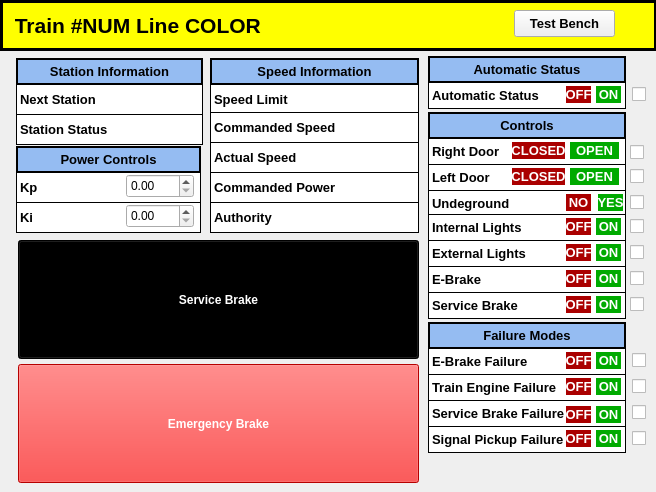
<?xml version="1.0" encoding="UTF-8"?>
<ui version="4.0">
 <class>MainWindow</class>
 <widget class="QMainWindow" name="MainWindow">
  <property name="geometry">
   <rect>
    <x>0</x>
    <y>0</y>
    <width>656</width>
    <height>492</height>
   </rect>
  </property>
  <property name="windowTitle">
   <string>MainWindow</string>
  </property>
  <widget class="QWidget" name="centralwidget">
   <widget class="QLabel" name="title_label">
    <property name="geometry">
     <rect>
      <x>0</x>
      <y>0</y>
      <width>657</width>
      <height>51</height>
     </rect>
    </property>
    <property name="font">
     <font>
      <pointsize>16</pointsize>
      <weight>75</weight>
      <bold>true</bold>
     </font>
    </property>
    <property name="autoFillBackground">
     <bool>false</bool>
    </property>
    <property name="styleSheet">
     <string notr="true">background-color: rgb(255, 255, 0);
border: 3px solid black;</string>
    </property>
    <property name="text">
     <string> Train #NUM Line COLOR</string>
    </property>
   </widget>
   <widget class="QPushButton" name="test_bench_btn">
    <property name="geometry">
     <rect>
      <x>514</x>
      <y>10</y>
      <width>101</width>
      <height>27</height>
     </rect>
    </property>
    <property name="font">
     <font>
      <pointsize>10</pointsize>
      <weight>75</weight>
      <bold>true</bold>
     </font>
    </property>
    <property name="text">
     <string>Test Bench</string>
    </property>
   </widget>
   <widget class="QPushButton" name="pushButton">
    <property name="geometry">
     <rect>
      <x>18</x>
      <y>364</y>
      <width>401</width>
      <height>119</height>
     </rect>
    </property>
    <property name="font">
     <font>
      <weight>75</weight>
      <bold>true</bold>
     </font>
    </property>
    <property name="styleSheet">
     <string notr="true">background-color: rgb(255, 0, 0);
color: rgb(255, 255, 255);</string>
    </property>
    <property name="text">
     <string>Emergency Brake</string>
    </property>
   </widget>
   <widget class="QLabel" name="ebrake_fail_label">
    <property name="geometry">
     <rect>
      <x>428</x>
      <y>348</y>
      <width>198</width>
      <height>27</height>
     </rect>
    </property>
    <property name="font">
     <font>
      <pointsize>10</pointsize>
      <weight>75</weight>
      <bold>true</bold>
     </font>
    </property>
    <property name="styleSheet">
     <string notr="true">background-color: rgb(255, 255, 255);
border: 1px solid black;
</string>
    </property>
    <property name="text">
     <string>E-Brake Failure</string>
    </property>
    <property name="alignment">
     <set>Qt::AlignLeading|Qt::AlignLeft|Qt::AlignVCenter</set>
    </property>
   </widget>
   <widget class="QLabel" name="brake_fail_label">
    <property name="geometry">
     <rect>
      <x>428</x>
      <y>400</y>
      <width>198</width>
      <height>27</height>
     </rect>
    </property>
    <property name="font">
     <font>
      <pointsize>10</pointsize>
      <weight>75</weight>
      <bold>true</bold>
     </font>
    </property>
    <property name="styleSheet">
     <string notr="true">background-color: rgb(255, 255, 255);
border: 1px solid black;
</string>
    </property>
    <property name="text">
     <string>Service Brake Failure</string>
    </property>
    <property name="alignment">
     <set>Qt::AlignLeading|Qt::AlignLeft|Qt::AlignVCenter</set>
    </property>
   </widget>
   <widget class="QLabel" name="engine_fail_off">
    <property name="geometry">
     <rect>
      <x>566</x>
      <y>378</y>
      <width>25</width>
      <height>17</height>
     </rect>
    </property>
    <property name="font">
     <font>
      <pointsize>10</pointsize>
      <weight>75</weight>
      <bold>true</bold>
     </font>
    </property>
    <property name="styleSheet">
     <string notr="true">color: rgb(255, 255, 255);
background-color: rgb(170, 0, 0);</string>
    </property>
    <property name="text">
     <string>OFF</string>
    </property>
    <property name="alignment">
     <set>Qt::AlignCenter</set>
    </property>
   </widget>
   <widget class="QLabel" name="engine_fail_label">
    <property name="geometry">
     <rect>
      <x>428</x>
      <y>374</y>
      <width>198</width>
      <height>27</height>
     </rect>
    </property>
    <property name="font">
     <font>
      <pointsize>10</pointsize>
      <weight>75</weight>
      <bold>true</bold>
     </font>
    </property>
    <property name="styleSheet">
     <string notr="true">background-color: rgb(255, 255, 255);
border: 1px solid black;
</string>
    </property>
    <property name="text">
     <string>Train Engine Failure</string>
    </property>
    <property name="alignment">
     <set>Qt::AlignLeading|Qt::AlignLeft|Qt::AlignVCenter</set>
    </property>
   </widget>
   <widget class="QLabel" name="brake_fail_on">
    <property name="enabled">
     <bool>true</bool>
    </property>
    <property name="geometry">
     <rect>
      <x>596</x>
      <y>406</y>
      <width>25</width>
      <height>17</height>
     </rect>
    </property>
    <property name="font">
     <font>
      <pointsize>10</pointsize>
      <weight>75</weight>
      <bold>true</bold>
     </font>
    </property>
    <property name="styleSheet">
     <string notr="true">color: rgb(255, 255, 255);
background-color: rgb(0, 170, 0);</string>
    </property>
    <property name="text">
     <string>ON</string>
    </property>
    <property name="alignment">
     <set>Qt::AlignCenter</set>
    </property>
   </widget>
   <widget class="QLabel" name="failure_mode_label">
    <property name="geometry">
     <rect>
      <x>428</x>
      <y>322</y>
      <width>198</width>
      <height>27</height>
     </rect>
    </property>
    <property name="font">
     <font>
      <pointsize>10</pointsize>
      <weight>75</weight>
      <bold>true</bold>
     </font>
    </property>
    <property name="styleSheet">
     <string notr="true">background-color: rgb(149, 188, 242);
border: 2px solid black;
</string>
    </property>
    <property name="text">
     <string>Failure Modes</string>
    </property>
    <property name="alignment">
     <set>Qt::AlignCenter</set>
    </property>
   </widget>
   <widget class="QLabel" name="brake_fail_off">
    <property name="geometry">
     <rect>
      <x>566</x>
      <y>406</y>
      <width>25</width>
      <height>17</height>
     </rect>
    </property>
    <property name="font">
     <font>
      <pointsize>10</pointsize>
      <weight>75</weight>
      <bold>true</bold>
     </font>
    </property>
    <property name="styleSheet">
     <string notr="true">color: rgb(255, 255, 255);
background-color: rgb(170, 0, 0);</string>
    </property>
    <property name="text">
     <string>OFF</string>
    </property>
    <property name="alignment">
     <set>Qt::AlignCenter</set>
    </property>
   </widget>
   <widget class="QLabel" name="signal_fail_label">
    <property name="geometry">
     <rect>
      <x>428</x>
      <y>426</y>
      <width>198</width>
      <height>27</height>
     </rect>
    </property>
    <property name="font">
     <font>
      <pointsize>10</pointsize>
      <weight>75</weight>
      <bold>true</bold>
     </font>
    </property>
    <property name="styleSheet">
     <string notr="true">background-color: rgb(255, 255, 255);
border: 1px solid black;
</string>
    </property>
    <property name="text">
     <string>Signal Pickup Failure</string>
    </property>
    <property name="alignment">
     <set>Qt::AlignLeading|Qt::AlignLeft|Qt::AlignVCenter</set>
    </property>
   </widget>
   <widget class="QLabel" name="ebrake_fail_on">
    <property name="enabled">
     <bool>true</bool>
    </property>
    <property name="geometry">
     <rect>
      <x>596</x>
      <y>352</y>
      <width>25</width>
      <height>17</height>
     </rect>
    </property>
    <property name="font">
     <font>
      <pointsize>10</pointsize>
      <weight>75</weight>
      <bold>true</bold>
     </font>
    </property>
    <property name="styleSheet">
     <string notr="true">color: rgb(255, 255, 255);
background-color: rgb(0, 170, 0);</string>
    </property>
    <property name="text">
     <string>ON</string>
    </property>
    <property name="alignment">
     <set>Qt::AlignCenter</set>
    </property>
   </widget>
   <widget class="QLabel" name="signal_fail_off">
    <property name="geometry">
     <rect>
      <x>566</x>
      <y>430</y>
      <width>25</width>
      <height>17</height>
     </rect>
    </property>
    <property name="font">
     <font>
      <pointsize>10</pointsize>
      <weight>75</weight>
      <bold>true</bold>
     </font>
    </property>
    <property name="styleSheet">
     <string notr="true">color: rgb(255, 255, 255);
background-color: rgb(170, 0, 0);</string>
    </property>
    <property name="text">
     <string>OFF</string>
    </property>
    <property name="alignment">
     <set>Qt::AlignCenter</set>
    </property>
   </widget>
   <widget class="QLabel" name="signal_fail_on">
    <property name="enabled">
     <bool>true</bool>
    </property>
    <property name="geometry">
     <rect>
      <x>596</x>
      <y>430</y>
      <width>25</width>
      <height>17</height>
     </rect>
    </property>
    <property name="font">
     <font>
      <pointsize>10</pointsize>
      <weight>75</weight>
      <bold>true</bold>
     </font>
    </property>
    <property name="styleSheet">
     <string notr="true">color: rgb(255, 255, 255);
background-color: rgb(0, 170, 0);</string>
    </property>
    <property name="text">
     <string>ON</string>
    </property>
    <property name="alignment">
     <set>Qt::AlignCenter</set>
    </property>
   </widget>
   <widget class="QLabel" name="engine_fail_on">
    <property name="enabled">
     <bool>true</bool>
    </property>
    <property name="geometry">
     <rect>
      <x>596</x>
      <y>378</y>
      <width>25</width>
      <height>17</height>
     </rect>
    </property>
    <property name="font">
     <font>
      <pointsize>10</pointsize>
      <weight>75</weight>
      <bold>true</bold>
     </font>
    </property>
    <property name="styleSheet">
     <string notr="true">color: rgb(255, 255, 255);
background-color: rgb(0, 170, 0);</string>
    </property>
    <property name="text">
     <string>ON</string>
    </property>
    <property name="alignment">
     <set>Qt::AlignCenter</set>
    </property>
   </widget>
   <widget class="QLabel" name="ebrake_fail_off">
    <property name="enabled">
     <bool>true</bool>
    </property>
    <property name="geometry">
     <rect>
      <x>566</x>
      <y>352</y>
      <width>25</width>
      <height>17</height>
     </rect>
    </property>
    <property name="font">
     <font>
      <pointsize>10</pointsize>
      <weight>75</weight>
      <bold>true</bold>
     </font>
    </property>
    <property name="styleSheet">
     <string notr="true">color: rgb(255, 255, 255);
background-color: rgb(170, 0, 0);</string>
    </property>
    <property name="text">
     <string>OFF</string>
    </property>
    <property name="alignment">
     <set>Qt::AlignCenter</set>
    </property>
   </widget>
   <widget class="QLabel" name="ebrake_on">
    <property name="enabled">
     <bool>true</bool>
    </property>
    <property name="geometry">
     <rect>
      <x>596</x>
      <y>270</y>
      <width>25</width>
      <height>17</height>
     </rect>
    </property>
    <property name="font">
     <font>
      <pointsize>10</pointsize>
      <weight>75</weight>
      <bold>true</bold>
     </font>
    </property>
    <property name="styleSheet">
     <string notr="true">color: rgb(255, 255, 255);
background-color: rgb(0, 170, 0);</string>
    </property>
    <property name="text">
     <string>ON</string>
    </property>
    <property name="alignment">
     <set>Qt::AlignCenter</set>
    </property>
   </widget>
   <widget class="QLabel" name="right_door_closed">
    <property name="enabled">
     <bool>true</bool>
    </property>
    <property name="geometry">
     <rect>
      <x>512</x>
      <y>142</y>
      <width>53</width>
      <height>17</height>
     </rect>
    </property>
    <property name="font">
     <font>
      <pointsize>10</pointsize>
      <weight>75</weight>
      <bold>true</bold>
     </font>
    </property>
    <property name="styleSheet">
     <string notr="true">color: rgb(255, 255, 255);
background-color: rgb(170, 0, 0);</string>
    </property>
    <property name="text">
     <string>CLOSED</string>
    </property>
    <property name="alignment">
     <set>Qt::AlignCenter</set>
    </property>
   </widget>
   <widget class="QLabel" name="ebrake_label">
    <property name="geometry">
     <rect>
      <x>428</x>
      <y>266</y>
      <width>198</width>
      <height>27</height>
     </rect>
    </property>
    <property name="font">
     <font>
      <pointsize>10</pointsize>
      <weight>75</weight>
      <bold>true</bold>
     </font>
    </property>
    <property name="styleSheet">
     <string notr="true">background-color: rgb(255, 255, 255);
border: 1px solid black;
</string>
    </property>
    <property name="text">
     <string>E-Brake</string>
    </property>
    <property name="alignment">
     <set>Qt::AlignLeading|Qt::AlignLeft|Qt::AlignVCenter</set>
    </property>
   </widget>
   <widget class="QLabel" name="left_door_closed">
    <property name="enabled">
     <bool>true</bool>
    </property>
    <property name="geometry">
     <rect>
      <x>512</x>
      <y>168</y>
      <width>53</width>
      <height>17</height>
     </rect>
    </property>
    <property name="font">
     <font>
      <pointsize>10</pointsize>
      <weight>75</weight>
      <bold>true</bold>
     </font>
    </property>
    <property name="styleSheet">
     <string notr="true">color: rgb(255, 255, 255);
background-color: rgb(170, 0, 0);</string>
    </property>
    <property name="text">
     <string>CLOSED</string>
    </property>
    <property name="alignment">
     <set>Qt::AlignCenter</set>
    </property>
   </widget>
   <widget class="QLabel" name="external_lights_off">
    <property name="enabled">
     <bool>true</bool>
    </property>
    <property name="geometry">
     <rect>
      <x>566</x>
      <y>244</y>
      <width>25</width>
      <height>17</height>
     </rect>
    </property>
    <property name="font">
     <font>
      <pointsize>10</pointsize>
      <weight>75</weight>
      <bold>true</bold>
     </font>
    </property>
    <property name="styleSheet">
     <string notr="true">color: rgb(255, 255, 255);
background-color: rgb(170, 0, 0);</string>
    </property>
    <property name="text">
     <string>OFF</string>
    </property>
    <property name="alignment">
     <set>Qt::AlignCenter</set>
    </property>
   </widget>
   <widget class="QLabel" name="internal_lights_off">
    <property name="enabled">
     <bool>true</bool>
    </property>
    <property name="geometry">
     <rect>
      <x>566</x>
      <y>218</y>
      <width>25</width>
      <height>17</height>
     </rect>
    </property>
    <property name="font">
     <font>
      <pointsize>10</pointsize>
      <weight>75</weight>
      <bold>true</bold>
     </font>
    </property>
    <property name="styleSheet">
     <string notr="true">color: rgb(255, 255, 255);
background-color: rgb(170, 0, 0);</string>
    </property>
    <property name="text">
     <string>OFF</string>
    </property>
    <property name="alignment">
     <set>Qt::AlignCenter</set>
    </property>
   </widget>
   <widget class="QLabel" name="right_door_label">
    <property name="geometry">
     <rect>
      <x>428</x>
      <y>138</y>
      <width>198</width>
      <height>27</height>
     </rect>
    </property>
    <property name="font">
     <font>
      <pointsize>10</pointsize>
      <weight>75</weight>
      <bold>true</bold>
     </font>
    </property>
    <property name="styleSheet">
     <string notr="true">background-color: rgb(255, 255, 255);
border: 1px solid black;
</string>
    </property>
    <property name="text">
     <string>Right Door</string>
    </property>
    <property name="alignment">
     <set>Qt::AlignLeading|Qt::AlignLeft|Qt::AlignVCenter</set>
    </property>
   </widget>
   <widget class="QLabel" name="external_lights_label">
    <property name="geometry">
     <rect>
      <x>428</x>
      <y>240</y>
      <width>198</width>
      <height>27</height>
     </rect>
    </property>
    <property name="font">
     <font>
      <pointsize>10</pointsize>
      <weight>75</weight>
      <bold>true</bold>
     </font>
    </property>
    <property name="styleSheet">
     <string notr="true">background-color: rgb(255, 255, 255);
border: 1px solid black;
</string>
    </property>
    <property name="text">
     <string>External Lights</string>
    </property>
    <property name="alignment">
     <set>Qt::AlignLeading|Qt::AlignLeft|Qt::AlignVCenter</set>
    </property>
   </widget>
   <widget class="QLabel" name="external_lights_on">
    <property name="enabled">
     <bool>true</bool>
    </property>
    <property name="geometry">
     <rect>
      <x>596</x>
      <y>244</y>
      <width>25</width>
      <height>17</height>
     </rect>
    </property>
    <property name="font">
     <font>
      <pointsize>10</pointsize>
      <weight>75</weight>
      <bold>true</bold>
     </font>
    </property>
    <property name="styleSheet">
     <string notr="true">color: rgb(255, 255, 255);
background-color: rgb(0, 170, 0);</string>
    </property>
    <property name="text">
     <string>ON</string>
    </property>
    <property name="alignment">
     <set>Qt::AlignCenter</set>
    </property>
   </widget>
   <widget class="QLabel" name="ebrake_off">
    <property name="enabled">
     <bool>true</bool>
    </property>
    <property name="geometry">
     <rect>
      <x>566</x>
      <y>270</y>
      <width>25</width>
      <height>17</height>
     </rect>
    </property>
    <property name="font">
     <font>
      <pointsize>10</pointsize>
      <weight>75</weight>
      <bold>true</bold>
     </font>
    </property>
    <property name="styleSheet">
     <string notr="true">color: rgb(255, 255, 255);
background-color: rgb(170, 0, 0);</string>
    </property>
    <property name="text">
     <string>OFF</string>
    </property>
    <property name="alignment">
     <set>Qt::AlignCenter</set>
    </property>
   </widget>
   <widget class="QLabel" name="right_door_open">
    <property name="enabled">
     <bool>true</bool>
    </property>
    <property name="geometry">
     <rect>
      <x>570</x>
      <y>142</y>
      <width>49</width>
      <height>17</height>
     </rect>
    </property>
    <property name="font">
     <font>
      <pointsize>10</pointsize>
      <weight>75</weight>
      <bold>true</bold>
     </font>
    </property>
    <property name="styleSheet">
     <string notr="true">color: rgb(255, 255, 255);
background-color: rgb(0, 170, 0);</string>
    </property>
    <property name="text">
     <string>OPEN</string>
    </property>
    <property name="alignment">
     <set>Qt::AlignCenter</set>
    </property>
   </widget>
   <widget class="QLabel" name="left_door_label">
    <property name="geometry">
     <rect>
      <x>428</x>
      <y>164</y>
      <width>198</width>
      <height>27</height>
     </rect>
    </property>
    <property name="font">
     <font>
      <pointsize>10</pointsize>
      <weight>75</weight>
      <bold>true</bold>
     </font>
    </property>
    <property name="styleSheet">
     <string notr="true">background-color: rgb(255, 255, 255);
border: 1px solid black;
</string>
    </property>
    <property name="text">
     <string>Left Door</string>
    </property>
    <property name="alignment">
     <set>Qt::AlignLeading|Qt::AlignLeft|Qt::AlignVCenter</set>
    </property>
   </widget>
   <widget class="QLabel" name="internal_lights_label">
    <property name="geometry">
     <rect>
      <x>428</x>
      <y>214</y>
      <width>198</width>
      <height>27</height>
     </rect>
    </property>
    <property name="font">
     <font>
      <pointsize>10</pointsize>
      <weight>75</weight>
      <bold>true</bold>
     </font>
    </property>
    <property name="styleSheet">
     <string notr="true">background-color: rgb(255, 255, 255);
border: 1px solid black;
</string>
    </property>
    <property name="text">
     <string>Internal Lights</string>
    </property>
    <property name="alignment">
     <set>Qt::AlignLeading|Qt::AlignLeft|Qt::AlignVCenter</set>
    </property>
   </widget>
   <widget class="QLabel" name="internal_lights_on">
    <property name="enabled">
     <bool>true</bool>
    </property>
    <property name="geometry">
     <rect>
      <x>596</x>
      <y>218</y>
      <width>25</width>
      <height>17</height>
     </rect>
    </property>
    <property name="font">
     <font>
      <pointsize>10</pointsize>
      <weight>75</weight>
      <bold>true</bold>
     </font>
    </property>
    <property name="styleSheet">
     <string notr="true">color: rgb(255, 255, 255);
background-color: rgb(0, 170, 0);</string>
    </property>
    <property name="text">
     <string>ON</string>
    </property>
    <property name="alignment">
     <set>Qt::AlignCenter</set>
    </property>
   </widget>
   <widget class="QLabel" name="left_door_open">
    <property name="enabled">
     <bool>true</bool>
    </property>
    <property name="geometry">
     <rect>
      <x>570</x>
      <y>168</y>
      <width>49</width>
      <height>17</height>
     </rect>
    </property>
    <property name="font">
     <font>
      <pointsize>10</pointsize>
      <weight>75</weight>
      <bold>true</bold>
     </font>
    </property>
    <property name="styleSheet">
     <string notr="true">color: rgb(255, 255, 255);
background-color: rgb(0, 170, 0);</string>
    </property>
    <property name="text">
     <string>OPEN</string>
    </property>
    <property name="alignment">
     <set>Qt::AlignCenter</set>
    </property>
   </widget>
   <widget class="QLabel" name="controls_label">
    <property name="geometry">
     <rect>
      <x>428</x>
      <y>112</y>
      <width>198</width>
      <height>27</height>
     </rect>
    </property>
    <property name="font">
     <font>
      <pointsize>10</pointsize>
      <weight>75</weight>
      <bold>true</bold>
     </font>
    </property>
    <property name="styleSheet">
     <string notr="true">background-color: rgb(149, 188, 242);
border: 2px solid black;
</string>
    </property>
    <property name="text">
     <string>Controls</string>
    </property>
    <property name="alignment">
     <set>Qt::AlignCenter</set>
    </property>
   </widget>
   <widget class="QLabel" name="ebrake_off_2">
    <property name="enabled">
     <bool>true</bool>
    </property>
    <property name="geometry">
     <rect>
      <x>566</x>
      <y>296</y>
      <width>25</width>
      <height>17</height>
     </rect>
    </property>
    <property name="font">
     <font>
      <pointsize>10</pointsize>
      <weight>75</weight>
      <bold>true</bold>
     </font>
    </property>
    <property name="styleSheet">
     <string notr="true">color: rgb(255, 255, 255);
background-color: rgb(170, 0, 0);</string>
    </property>
    <property name="text">
     <string>OFF</string>
    </property>
    <property name="alignment">
     <set>Qt::AlignCenter</set>
    </property>
   </widget>
   <widget class="QLabel" name="ebrake_on_2">
    <property name="enabled">
     <bool>true</bool>
    </property>
    <property name="geometry">
     <rect>
      <x>596</x>
      <y>296</y>
      <width>25</width>
      <height>17</height>
     </rect>
    </property>
    <property name="font">
     <font>
      <pointsize>10</pointsize>
      <weight>75</weight>
      <bold>true</bold>
     </font>
    </property>
    <property name="styleSheet">
     <string notr="true">color: rgb(255, 255, 255);
background-color: rgb(0, 170, 0);</string>
    </property>
    <property name="text">
     <string>ON</string>
    </property>
    <property name="alignment">
     <set>Qt::AlignCenter</set>
    </property>
   </widget>
   <widget class="QLabel" name="ebrake_label_2">
    <property name="geometry">
     <rect>
      <x>428</x>
      <y>292</y>
      <width>198</width>
      <height>27</height>
     </rect>
    </property>
    <property name="font">
     <font>
      <pointsize>10</pointsize>
      <weight>75</weight>
      <bold>true</bold>
     </font>
    </property>
    <property name="styleSheet">
     <string notr="true">background-color: rgb(255, 255, 255);
border: 1px solid black;
</string>
    </property>
    <property name="text">
     <string>Service Brake</string>
    </property>
    <property name="alignment">
     <set>Qt::AlignLeading|Qt::AlignLeft|Qt::AlignVCenter</set>
    </property>
   </widget>
   <widget class="QLabel" name="controls_label_2">
    <property name="geometry">
     <rect>
      <x>16</x>
      <y>146</y>
      <width>185</width>
      <height>27</height>
     </rect>
    </property>
    <property name="font">
     <font>
      <pointsize>10</pointsize>
      <weight>75</weight>
      <bold>true</bold>
     </font>
    </property>
    <property name="styleSheet">
     <string notr="true">background-color: rgb(149, 188, 242);
border: 2px solid black;
</string>
    </property>
    <property name="text">
     <string>Power Controls</string>
    </property>
    <property name="alignment">
     <set>Qt::AlignCenter</set>
    </property>
   </widget>
   <widget class="QLabel" name="external_lights_label_3">
    <property name="geometry">
     <rect>
      <x>16</x>
      <y>172</y>
      <width>185</width>
      <height>31</height>
     </rect>
    </property>
    <property name="font">
     <font>
      <pointsize>10</pointsize>
      <weight>75</weight>
      <bold>true</bold>
     </font>
    </property>
    <property name="styleSheet">
     <string notr="true">background-color: rgb(255, 255, 255);
border: 1px solid black;
</string>
    </property>
    <property name="text">
     <string>Kp</string>
    </property>
    <property name="alignment">
     <set>Qt::AlignLeading|Qt::AlignLeft|Qt::AlignVCenter</set>
    </property>
   </widget>
   <widget class="QDoubleSpinBox" name="doubleSpinBox_2">
    <property name="geometry">
     <rect>
      <x>126</x>
      <y>174</y>
      <width>68</width>
      <height>24</height>
     </rect>
    </property>
   </widget>
   <widget class="QLabel" name="external_lights_label_4">
    <property name="geometry">
     <rect>
      <x>16</x>
      <y>202</y>
      <width>185</width>
      <height>31</height>
     </rect>
    </property>
    <property name="font">
     <font>
      <pointsize>10</pointsize>
      <weight>75</weight>
      <bold>true</bold>
     </font>
    </property>
    <property name="styleSheet">
     <string notr="true">background-color: rgb(255, 255, 255);
border: 1px solid black;
</string>
    </property>
    <property name="text">
     <string>Ki</string>
    </property>
    <property name="alignment">
     <set>Qt::AlignLeading|Qt::AlignLeft|Qt::AlignVCenter</set>
    </property>
   </widget>
   <widget class="QDoubleSpinBox" name="doubleSpinBox_3">
    <property name="geometry">
     <rect>
      <x>126</x>
      <y>204</y>
      <width>68</width>
      <height>24</height>
     </rect>
    </property>
   </widget>
   <widget class="QLabel" name="external_lights_label_9">
    <property name="geometry">
     <rect>
      <x>210</x>
      <y>84</y>
      <width>209</width>
      <height>31</height>
     </rect>
    </property>
    <property name="font">
     <font>
      <pointsize>10</pointsize>
      <weight>75</weight>
      <bold>true</bold>
     </font>
    </property>
    <property name="styleSheet">
     <string notr="true">background-color: rgb(255, 255, 255);
border: 1px solid black;
</string>
    </property>
    <property name="text">
     <string>Speed Limit</string>
    </property>
    <property name="alignment">
     <set>Qt::AlignLeading|Qt::AlignLeft|Qt::AlignVCenter</set>
    </property>
   </widget>
   <widget class="QLabel" name="controls_label_3">
    <property name="geometry">
     <rect>
      <x>210</x>
      <y>58</y>
      <width>209</width>
      <height>27</height>
     </rect>
    </property>
    <property name="font">
     <font>
      <pointsize>10</pointsize>
      <weight>75</weight>
      <bold>true</bold>
     </font>
    </property>
    <property name="styleSheet">
     <string notr="true">background-color: rgb(149, 188, 242);
border: 2px solid black;
</string>
    </property>
    <property name="text">
     <string>Speed Information</string>
    </property>
    <property name="alignment">
     <set>Qt::AlignCenter</set>
    </property>
   </widget>
   <widget class="QLabel" name="external_lights_label_10">
    <property name="geometry">
     <rect>
      <x>210</x>
      <y>112</y>
      <width>209</width>
      <height>31</height>
     </rect>
    </property>
    <property name="font">
     <font>
      <pointsize>10</pointsize>
      <weight>75</weight>
      <bold>true</bold>
     </font>
    </property>
    <property name="styleSheet">
     <string notr="true">background-color: rgb(255, 255, 255);
border: 1px solid black;
</string>
    </property>
    <property name="text">
     <string>Commanded Speed</string>
    </property>
    <property name="alignment">
     <set>Qt::AlignLeading|Qt::AlignLeft|Qt::AlignVCenter</set>
    </property>
   </widget>
   <widget class="QLabel" name="external_lights_label_11">
    <property name="geometry">
     <rect>
      <x>210</x>
      <y>142</y>
      <width>209</width>
      <height>31</height>
     </rect>
    </property>
    <property name="font">
     <font>
      <pointsize>10</pointsize>
      <weight>75</weight>
      <bold>true</bold>
     </font>
    </property>
    <property name="styleSheet">
     <string notr="true">background-color: rgb(255, 255, 255);
border: 1px solid black;
</string>
    </property>
    <property name="text">
     <string>Actual Speed</string>
    </property>
    <property name="alignment">
     <set>Qt::AlignLeading|Qt::AlignLeft|Qt::AlignVCenter</set>
    </property>
   </widget>
   <widget class="QLabel" name="external_lights_label_12">
    <property name="geometry">
     <rect>
      <x>210</x>
      <y>172</y>
      <width>209</width>
      <height>31</height>
     </rect>
    </property>
    <property name="font">
     <font>
      <pointsize>10</pointsize>
      <weight>75</weight>
      <bold>true</bold>
     </font>
    </property>
    <property name="styleSheet">
     <string notr="true">background-color: rgb(255, 255, 255);
border: 1px solid black;
</string>
    </property>
    <property name="text">
     <string>Commanded Power</string>
    </property>
    <property name="alignment">
     <set>Qt::AlignLeading|Qt::AlignLeft|Qt::AlignVCenter</set>
    </property>
   </widget>
   <widget class="QLabel" name="external_lights_label_13">
    <property name="geometry">
     <rect>
      <x>210</x>
      <y>202</y>
      <width>209</width>
      <height>31</height>
     </rect>
    </property>
    <property name="font">
     <font>
      <pointsize>10</pointsize>
      <weight>75</weight>
      <bold>true</bold>
     </font>
    </property>
    <property name="styleSheet">
     <string notr="true">background-color: rgb(255, 255, 255);
border: 1px solid black;
</string>
    </property>
    <property name="text">
     <string>Authority</string>
    </property>
    <property name="alignment">
     <set>Qt::AlignLeading|Qt::AlignLeft|Qt::AlignVCenter</set>
    </property>
   </widget>
   <widget class="QLabel" name="ebrake_label_3">
    <property name="geometry">
     <rect>
      <x>428</x>
      <y>190</y>
      <width>198</width>
      <height>27</height>
     </rect>
    </property>
    <property name="font">
     <font>
      <pointsize>10</pointsize>
      <weight>75</weight>
      <bold>true</bold>
     </font>
    </property>
    <property name="styleSheet">
     <string notr="true">background-color: rgb(255, 255, 255);
border: 1px solid black;
</string>
    </property>
    <property name="text">
     <string>Undeground</string>
    </property>
    <property name="alignment">
     <set>Qt::AlignLeading|Qt::AlignLeft|Qt::AlignVCenter</set>
    </property>
   </widget>
   <widget class="QLabel" name="ebrake_off_3">
    <property name="enabled">
     <bool>true</bool>
    </property>
    <property name="geometry">
     <rect>
      <x>566</x>
      <y>194</y>
      <width>25</width>
      <height>17</height>
     </rect>
    </property>
    <property name="font">
     <font>
      <pointsize>10</pointsize>
      <weight>75</weight>
      <bold>true</bold>
     </font>
    </property>
    <property name="styleSheet">
     <string notr="true">color: rgb(255, 255, 255);
background-color: rgb(170, 0, 0);</string>
    </property>
    <property name="text">
     <string>NO</string>
    </property>
    <property name="alignment">
     <set>Qt::AlignCenter</set>
    </property>
   </widget>
   <widget class="QLabel" name="ebrake_on_3">
    <property name="enabled">
     <bool>true</bool>
    </property>
    <property name="geometry">
     <rect>
      <x>598</x>
      <y>194</y>
      <width>25</width>
      <height>17</height>
     </rect>
    </property>
    <property name="font">
     <font>
      <pointsize>10</pointsize>
      <weight>75</weight>
      <bold>true</bold>
     </font>
    </property>
    <property name="styleSheet">
     <string notr="true">color: rgb(255, 255, 255);
background-color: rgb(0, 170, 0);</string>
    </property>
    <property name="text">
     <string>YES</string>
    </property>
    <property name="alignment">
     <set>Qt::AlignCenter</set>
    </property>
   </widget>
   <widget class="QPushButton" name="pushButton_2">
    <property name="geometry">
     <rect>
      <x>18</x>
      <y>240</y>
      <width>401</width>
      <height>119</height>
     </rect>
    </property>
    <property name="font">
     <font>
      <weight>75</weight>
      <bold>true</bold>
     </font>
    </property>
    <property name="styleSheet">
     <string notr="true">background-color: rgb(0, 0, 0);
color: rgb(255, 255, 255);</string>
    </property>
    <property name="text">
     <string>Service Brake</string>
    </property>
   </widget>
   <widget class="QCheckBox" name="checkBox">
    <property name="geometry">
     <rect>
      <x>630</x>
      <y>294</y>
      <width>87</width>
      <height>20</height>
     </rect>
    </property>
    <property name="text">
     <string/>
    </property>
   </widget>
   <widget class="QCheckBox" name="checkBox_2">
    <property name="geometry">
     <rect>
      <x>630</x>
      <y>268</y>
      <width>87</width>
      <height>20</height>
     </rect>
    </property>
    <property name="text">
     <string/>
    </property>
   </widget>
   <widget class="QCheckBox" name="checkBox_3">
    <property name="geometry">
     <rect>
      <x>630</x>
      <y>242</y>
      <width>87</width>
      <height>20</height>
     </rect>
    </property>
    <property name="text">
     <string/>
    </property>
   </widget>
   <widget class="QCheckBox" name="checkBox_4">
    <property name="geometry">
     <rect>
      <x>630</x>
      <y>216</y>
      <width>87</width>
      <height>20</height>
     </rect>
    </property>
    <property name="text">
     <string/>
    </property>
   </widget>
   <widget class="QCheckBox" name="checkBox_5">
    <property name="geometry">
     <rect>
      <x>630</x>
      <y>192</y>
      <width>87</width>
      <height>20</height>
     </rect>
    </property>
    <property name="text">
     <string/>
    </property>
   </widget>
   <widget class="QCheckBox" name="checkBox_6">
    <property name="geometry">
     <rect>
      <x>630</x>
      <y>166</y>
      <width>87</width>
      <height>20</height>
     </rect>
    </property>
    <property name="text">
     <string/>
    </property>
   </widget>
   <widget class="QCheckBox" name="checkBox_7">
    <property name="geometry">
     <rect>
      <x>630</x>
      <y>142</y>
      <width>87</width>
      <height>20</height>
     </rect>
    </property>
    <property name="text">
     <string/>
    </property>
   </widget>
   <widget class="QCheckBox" name="checkBox_8">
    <property name="geometry">
     <rect>
      <x>632</x>
      <y>350</y>
      <width>87</width>
      <height>20</height>
     </rect>
    </property>
    <property name="text">
     <string/>
    </property>
   </widget>
   <widget class="QCheckBox" name="checkBox_9">
    <property name="geometry">
     <rect>
      <x>632</x>
      <y>376</y>
      <width>87</width>
      <height>20</height>
     </rect>
    </property>
    <property name="text">
     <string/>
    </property>
   </widget>
   <widget class="QCheckBox" name="checkBox_10">
    <property name="geometry">
     <rect>
      <x>632</x>
      <y>402</y>
      <width>87</width>
      <height>20</height>
     </rect>
    </property>
    <property name="text">
     <string/>
    </property>
   </widget>
   <widget class="QCheckBox" name="checkBox_11">
    <property name="geometry">
     <rect>
      <x>632</x>
      <y>428</y>
      <width>87</width>
      <height>20</height>
     </rect>
    </property>
    <property name="text">
     <string/>
    </property>
   </widget>
   <widget class="QLabel" name="controls_label_4">
    <property name="geometry">
     <rect>
      <x>16</x>
      <y>58</y>
      <width>187</width>
      <height>27</height>
     </rect>
    </property>
    <property name="font">
     <font>
      <pointsize>10</pointsize>
      <weight>75</weight>
      <bold>true</bold>
     </font>
    </property>
    <property name="styleSheet">
     <string notr="true">background-color: rgb(149, 188, 242);
border: 2px solid black;
</string>
    </property>
    <property name="text">
     <string>Station Information</string>
    </property>
    <property name="alignment">
     <set>Qt::AlignCenter</set>
    </property>
   </widget>
   <widget class="QLabel" name="external_lights_label_14">
    <property name="geometry">
     <rect>
      <x>16</x>
      <y>84</y>
      <width>187</width>
      <height>31</height>
     </rect>
    </property>
    <property name="font">
     <font>
      <pointsize>10</pointsize>
      <weight>75</weight>
      <bold>true</bold>
     </font>
    </property>
    <property name="styleSheet">
     <string notr="true">background-color: rgb(255, 255, 255);
border: 1px solid black;
</string>
    </property>
    <property name="text">
     <string>Next Station</string>
    </property>
    <property name="alignment">
     <set>Qt::AlignLeading|Qt::AlignLeft|Qt::AlignVCenter</set>
    </property>
   </widget>
   <widget class="QLabel" name="external_lights_label_15">
    <property name="geometry">
     <rect>
      <x>16</x>
      <y>114</y>
      <width>187</width>
      <height>31</height>
     </rect>
    </property>
    <property name="font">
     <font>
      <pointsize>10</pointsize>
      <weight>75</weight>
      <bold>true</bold>
     </font>
    </property>
    <property name="styleSheet">
     <string notr="true">background-color: rgb(255, 255, 255);
border: 1px solid black;
</string>
    </property>
    <property name="text">
     <string>Station Status</string>
    </property>
    <property name="alignment">
     <set>Qt::AlignLeading|Qt::AlignLeft|Qt::AlignVCenter</set>
    </property>
   </widget>
   <widget class="QLabel" name="failure_mode_label_2">
    <property name="geometry">
     <rect>
      <x>428</x>
      <y>56</y>
      <width>198</width>
      <height>27</height>
     </rect>
    </property>
    <property name="font">
     <font>
      <pointsize>10</pointsize>
      <weight>75</weight>
      <bold>true</bold>
     </font>
    </property>
    <property name="styleSheet">
     <string notr="true">background-color: rgb(149, 188, 242);
border: 2px solid black;
</string>
    </property>
    <property name="text">
     <string>Automatic Status</string>
    </property>
    <property name="alignment">
     <set>Qt::AlignCenter</set>
    </property>
   </widget>
   <widget class="QLabel" name="ebrake_fail_label_2">
    <property name="geometry">
     <rect>
      <x>428</x>
      <y>82</y>
      <width>198</width>
      <height>27</height>
     </rect>
    </property>
    <property name="font">
     <font>
      <pointsize>10</pointsize>
      <weight>75</weight>
      <bold>true</bold>
     </font>
    </property>
    <property name="styleSheet">
     <string notr="true">background-color: rgb(255, 255, 255);
border: 1px solid black;
</string>
    </property>
    <property name="text">
     <string>Automatic Status </string>
    </property>
    <property name="alignment">
     <set>Qt::AlignLeading|Qt::AlignLeft|Qt::AlignVCenter</set>
    </property>
   </widget>
   <widget class="QCheckBox" name="checkBox_12">
    <property name="geometry">
     <rect>
      <x>632</x>
      <y>84</y>
      <width>87</width>
      <height>20</height>
     </rect>
    </property>
    <property name="text">
     <string/>
    </property>
   </widget>
   <widget class="QLabel" name="ebrake_fail_on_2">
    <property name="enabled">
     <bool>true</bool>
    </property>
    <property name="geometry">
     <rect>
      <x>596</x>
      <y>86</y>
      <width>25</width>
      <height>17</height>
     </rect>
    </property>
    <property name="font">
     <font>
      <pointsize>10</pointsize>
      <weight>75</weight>
      <bold>true</bold>
     </font>
    </property>
    <property name="styleSheet">
     <string notr="true">color: rgb(255, 255, 255);
background-color: rgb(0, 170, 0);</string>
    </property>
    <property name="text">
     <string>ON</string>
    </property>
    <property name="alignment">
     <set>Qt::AlignCenter</set>
    </property>
   </widget>
   <widget class="QLabel" name="ebrake_fail_off_2">
    <property name="enabled">
     <bool>true</bool>
    </property>
    <property name="geometry">
     <rect>
      <x>566</x>
      <y>86</y>
      <width>25</width>
      <height>17</height>
     </rect>
    </property>
    <property name="font">
     <font>
      <pointsize>10</pointsize>
      <weight>75</weight>
      <bold>true</bold>
     </font>
    </property>
    <property name="styleSheet">
     <string notr="true">color: rgb(255, 255, 255);
background-color: rgb(170, 0, 0);</string>
    </property>
    <property name="text">
     <string>OFF</string>
    </property>
    <property name="alignment">
     <set>Qt::AlignCenter</set>
    </property>
   </widget>
   <zorder>ebrake_label_3</zorder>
   <zorder>ebrake_on_3</zorder>
   <zorder>ebrake_off_3</zorder>
   <zorder>external_lights_label_13</zorder>
   <zorder>ebrake_label_2</zorder>
   <zorder>left_door_label</zorder>
   <zorder>right_door_label</zorder>
   <zorder>ebrake_label</zorder>
   <zorder>external_lights_label</zorder>
   <zorder>internal_lights_label</zorder>
   <zorder>engine_fail_label</zorder>
   <zorder>title_label</zorder>
   <zorder>test_bench_btn</zorder>
   <zorder>pushButton</zorder>
   <zorder>ebrake_fail_label</zorder>
   <zorder>brake_fail_label</zorder>
   <zorder>engine_fail_off</zorder>
   <zorder>brake_fail_on</zorder>
   <zorder>failure_mode_label</zorder>
   <zorder>brake_fail_off</zorder>
   <zorder>signal_fail_label</zorder>
   <zorder>ebrake_fail_on</zorder>
   <zorder>signal_fail_off</zorder>
   <zorder>signal_fail_on</zorder>
   <zorder>engine_fail_on</zorder>
   <zorder>ebrake_fail_off</zorder>
   <zorder>ebrake_on</zorder>
   <zorder>right_door_closed</zorder>
   <zorder>left_door_closed</zorder>
   <zorder>external_lights_off</zorder>
   <zorder>internal_lights_off</zorder>
   <zorder>external_lights_on</zorder>
   <zorder>ebrake_off</zorder>
   <zorder>right_door_open</zorder>
   <zorder>internal_lights_on</zorder>
   <zorder>left_door_open</zorder>
   <zorder>controls_label</zorder>
   <zorder>ebrake_off_2</zorder>
   <zorder>ebrake_on_2</zorder>
   <zorder>controls_label_2</zorder>
   <zorder>external_lights_label_3</zorder>
   <zorder>doubleSpinBox_2</zorder>
   <zorder>external_lights_label_4</zorder>
   <zorder>doubleSpinBox_3</zorder>
   <zorder>external_lights_label_9</zorder>
   <zorder>controls_label_3</zorder>
   <zorder>external_lights_label_10</zorder>
   <zorder>external_lights_label_11</zorder>
   <zorder>external_lights_label_12</zorder>
   <zorder>pushButton_2</zorder>
   <zorder>checkBox</zorder>
   <zorder>checkBox_2</zorder>
   <zorder>checkBox_3</zorder>
   <zorder>checkBox_4</zorder>
   <zorder>checkBox_5</zorder>
   <zorder>checkBox_6</zorder>
   <zorder>checkBox_7</zorder>
   <zorder>checkBox_8</zorder>
   <zorder>checkBox_9</zorder>
   <zorder>checkBox_10</zorder>
   <zorder>checkBox_11</zorder>
   <zorder>controls_label_4</zorder>
   <zorder>external_lights_label_14</zorder>
   <zorder>external_lights_label_15</zorder>
   <zorder>failure_mode_label_2</zorder>
   <zorder>ebrake_fail_label_2</zorder>
   <zorder>checkBox_12</zorder>
   <zorder>ebrake_fail_on_2</zorder>
   <zorder>ebrake_fail_off_2</zorder>
  </widget>
 </widget>
 <resources/>
 <connections/>
</ui>
